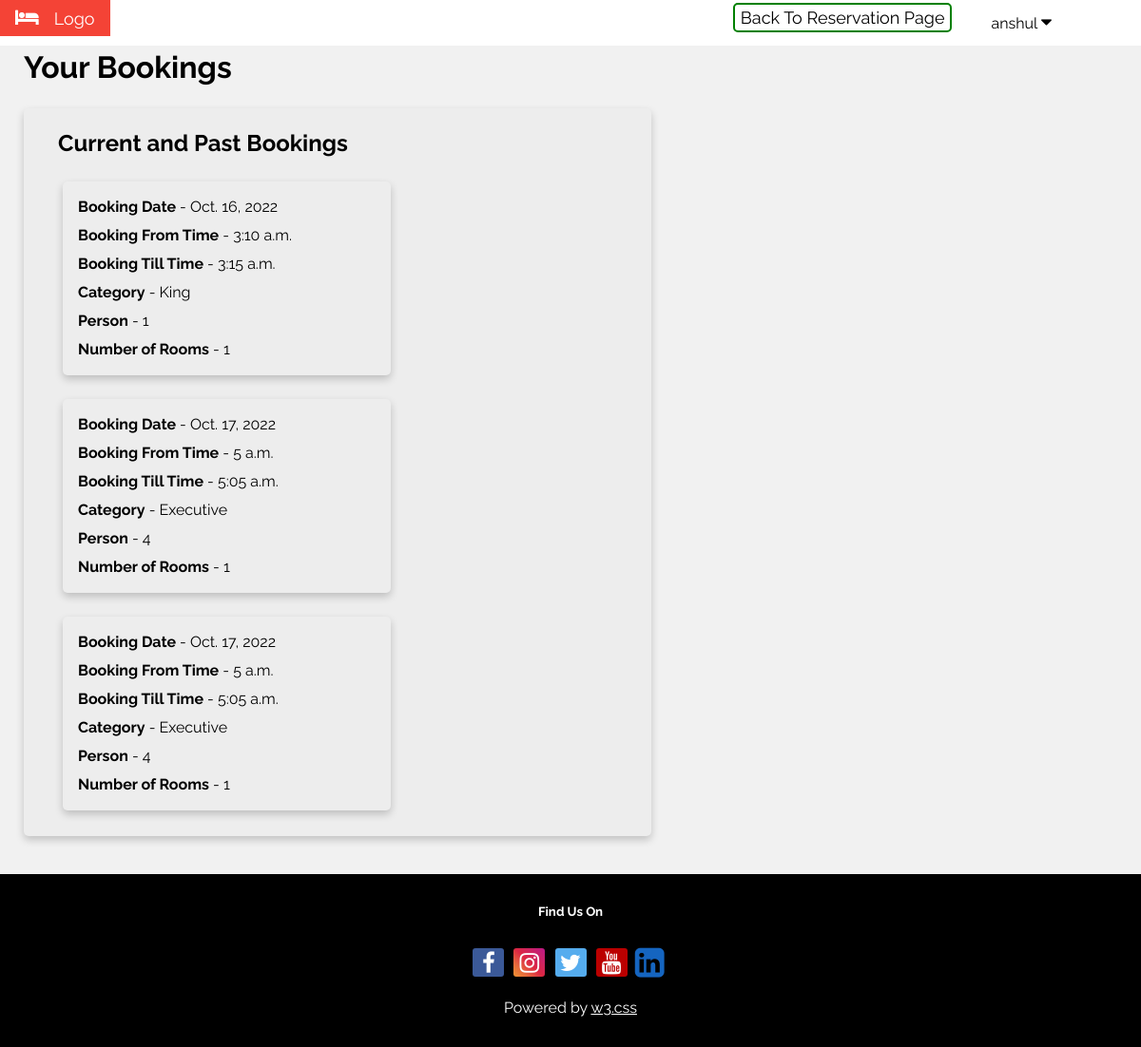
Before: /hotel/all_bookings/ (signed in) with the older database file.
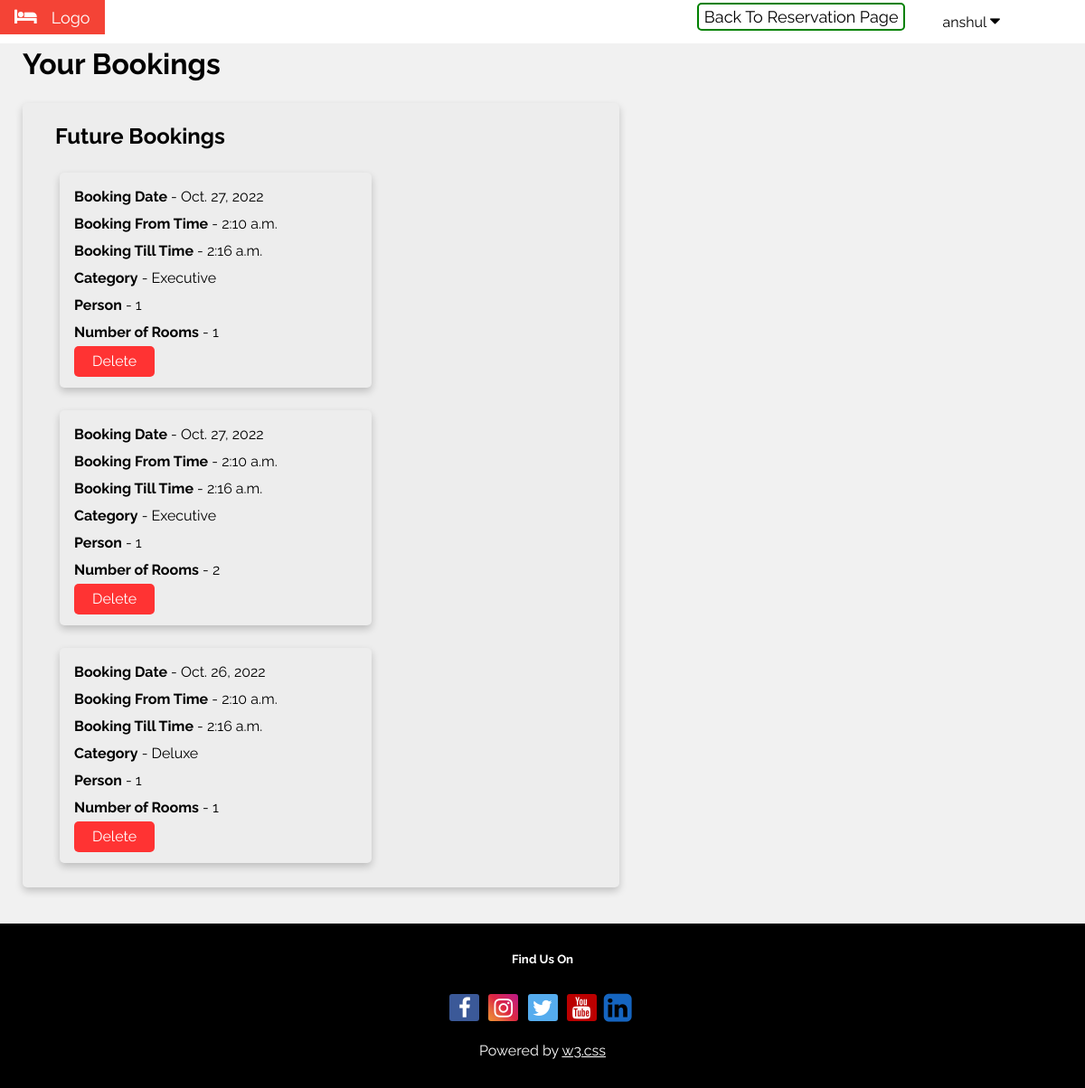
After: the same page with the newer database file.
### hotel/models.py (models this page shows, shortened)
class Booking(models.Model):
    customer_name = models.CharField(max_length=30)
    check_in_date = models.DateField()
    check_in_time = models.TimeField()
    check_out_time = models.TimeField()
    '''room_number =  models.PositiveSmallIntegerField(
        validators=[MaxValueValidator(100), MinValueValidator(1)], unique=True
        )'''
    room_number = models.CharField(validators=[validate_comma_separated_integer_list], max_length=9)
    ROOM_CATEGORIES = (
        ('Regular', 'Regular'),
        ('Executive', 'Executive'),
        ('Deluxe', 'Deluxe'),
        ('King', 'King'),
        ('Queen', 'Queen'),
    )
    category = models.CharField(max_length=9, choices=ROOM_CATEGORIES)
    PERSON = (
        (1, '1'),
        (2, '2'),
        (3, '3'),
        (4, '4'),
    )
    person = models.PositiveSmallIntegerField(choices=PERSON, default=1)
    no_of_rooms = models.PositiveSmallIntegerField(
        validators=[MaxValueValidator(1000), MinValueValidator(1)], default=1
        )

### hotel/views.py (the view)
# urls.py: path('all_bookings/', views.all_bookings, name='all_bookings'),
@login_required(login_url="/hotel/signin/")
def all_bookings(request, pk=None):
    if pk:
        try:
            booking = Booking.objects.get(pk=pk)
            booking.delete()
        except Exception:
            return HttpResponse("This booking no longer exists.")
    future_bookings = Booking.objects.filter(
        customer_name=request.user.username,
        check_in_date__gt=now.date()
    )
    current_and_past_bookings = Booking.objects.filter(
        customer_name=request.user.username,
        check_in_date__lte=now.date()
    )
    context = {
        'future_bookings': future_bookings,
        'current_and_past_bookings': current_and_past_bookings,
        'username': request.user.username
    }
    return render(request, 'all_bookings.html', context)

### hotel/templates/all_bookings.html (shortened to what this page needs)
{% load static %}
<!DOCTYPE html>
<html lang="en">
  <head>
    <link rel="stylesheet" href="https://cdnjs.cloudflare.com/ajax/libs/font-awesome/4.7.0/css/font-awesome.min.css">
    <link rel="stylesheet" type="text/css" href="{% static 'hotel/css/base.css' %}">
  </head>
  <body id="body-color">
    <div class="w3-bar w3-white w3-large">
      <div class="w3-bar-item w3-red w3-mobile"><i class="fa fa-bed w3-margin-right"></i>Logo</div>
      <div class="dropdown w3-right ert">
        <button class="dropbtn">{{ username }}
          <i class="fa fa-caret-down"></i>
        </button>
      </div>
      <a href = "{% url 'hotel:book' %}" class="w3-right ert"> Back To Reservation Page </a>
    </div>
    <div id="lef-hea">
      <h1>Your Bookings</h1>
    </div>
    {% if future_bookings or current_and_past_bookings %}
      {% if future_bookings %}
        <div class="card card-width">
          <div class="container3">
            <h2><b> Future Bookings </b></h2>
              {% for future_booking in future_bookings %}
                <div class="card card-width">
                    <div class="container3 inner-card">
                      <b>Booking Date</b> - {{ future_booking.check_in_date }}<br/>
                      <b>Booking From Time</b> - {{ future_booking.check_in_time }}<br/>
                      <b>Booking Till Time</b> - {{ future_booking.check_out_time }}<br/>
                      <b>Category</b> - {{ future_booking.category }}<br/>
                      <b>Person</b> - {{ future_booking.person }}<br/>
                      <b>Number of Rooms</b> - {{ future_booking.no_of_rooms }}<br/>
                      <a href='/hotel/all_bookings/{{future_booking.pk}}' class="submit" style="padding: 2px 20px;"> Delete </a>
                    </div>
                </div>
              {% endfor %}
          </div>
        </div>
      {% endif %}
      {% if current_and_past_bookings %}
        <div class="card card-width">
          <div class="container3">
            <h2><b> Current and Past Bookings </b></h2>
              {% for current_and_past_booking in current_and_past_bookings %}
                <div class="card card-width">
                  <div class="container3 inner-card">
                    <b>Booking Date</b> - {{ current_and_past_booking.check_in_date }}<br/>
                    <b>Booking From Time</b> - {{ current_and_past_booking.check_in_time }}<br/>
                    <b>Booking Till Time</b> - {{ current_and_past_booking.check_out_time }}<br/>
                    <b>Category</b> - {{ current_and_past_booking.category }}<br/>
                    <b>Person</b> - {{ current_and_past_booking.person }}<br/>
                    <b>Number of Rooms</b> - {{ current_and_past_booking.no_of_rooms }}
                  </div>
                </div>
              {% endfor %}
          </div>
        </div>
      {% endif %}
      {% else %}
        <p> No Bookings. </p>
    {% endif %}
    <footer class="w3-padding-32 w3-black w3-center w3-margin-top" id="foott">
      <h5>Find Us On</h5>
      <div class="w3-xlarge w3-padding-16">
        <a href="#" class="fa fa-facebook"></a>
        <a href="#" class="fa fa-instagram"></a>
        <a href="#" class="fa fa-twitter"></a>
        <a href="#" class="fa fa-youtube"></a>
        <a href="#" class="fa fa-linkedin-square"></a>
      </div>
      <p>Powered by <a href="https://www.w3schools.com/w3css/default.asp" target="_blank" class="w3-hover-text-green">w3.css</a></p>
    </footer>
	</body>
</html>

### hotel/static/hotel/css/base.css (style rules this page uses)
a.fa { padding: 3px; border-radius: 3px; font-size: 1em; width: 27px; text-align: center; text-decoration: none; margin: 5px 2px; }
.fa-facebook { background: rgb(59, 89, 152); color: rgb(255, 255, 255); }
.fa-instagram { background: #f09433; background: -moz-linear-gradient(45deg, #f09433 0%, #e6683c 25%, #dc2743 50%, #cc2366 75%, #bc1888 100%); background: -webkit-linear-gradient(45deg, #f09433 0%,#e6683c 25%,#dc2743 50%,#cc2366 75%,#bc1888 100%); background: linear-gradient(45deg, #f09433 0%,#e6683c 25%,#dc2743 50%,#cc2366 75%,#bc1888 100%); filter: progid:DXImageTransform.Microsoft.gradient( startColorstr='#f09433', endColorstr='#bc1888',GradientType=1 ); color: white; }
.fa-linkedin-square { position: relative; top: 4px; left: -5px; color: #1565c0; background-color: rgba(0,0,0,.03); font-size: 1.5em!important; }
.fa-twitter { background: #55ACEE; color: white; }
.fa-youtube { background: #bb0000; color: white; }
body,h1,h2,h3,h4,h5,h6 { font-family: "Raleway", Arial, Helvetica, sans-serif; }
.fa { font-size: 1.2em; }
a.ert:link, a.ert:visited { background-color: white; color: black; border: 2px solid green; padding: 3px 6px; text-align: center; text-decoration: none; display: inline-block; margin: 3px; border-radius: 5px; }
#body-color { background-color:#f1f1f1 !important; }
.submit { border: none; color: white; background: #ff6600; cursor: pointer; border-radius: 5px; text-decoration: none; padding: 10px 20px; display: inline-block; }
.submit:link, .submit:visited { background-color: rgb(255, 51, 51); }
#lef-hea { margin-left: 25px; }
.card { box-shadow: 0 4px 8px 0 rgba(0,0,0,0.2); transition: 0.3s; margin: 25px; border-radius: 5px; background-color: rgb(237, 237, 237); }
.w3-red { color:#fff!important;background-color:#f44336!important }
.w3-mobile { display:block; text-align:center }
.w3-margin-right { margin-right:16px!important }
.w3-padding-32 { padding-top:32px!important;padding-bottom:32px!important }
.w3-black { color:#fff!important;background-color:#000!important }
.w3-center { text-align:center!important }
.w3-xlarge { font-size:24px!important }
.w3-padding-16 { padding-top:16px!important;padding-bottom:16px!important }
.w3-hover-text-green { color: white; }
.w3-right { float:right!important; margin-right: 25px!important; }
.w3-bar { width:100%;overflow:hidden; display:inline-block; }
.w3-white { color:#000!important;background-color:#fff!important }
.w3-large { font-size:18px!important }
.w3-bar-item { padding:8px 16px;float:left;border:none;outline:0;text-align:left;white-space:normal;text-align:center; }
.w3-margin-top { position: relative; left: 0; width: 100%; color: white; }
.dropdown { overflow: hidden; }
.dropdown .dropbtn { font-size: 16px; border: none; outline: none; color: black; padding: 14px 16px; background-color: inherit; font-family: inherit; margin: 0; margin-right: 53px; }

### hotel/templates/all_bookings.html (style rules this page uses)
* { padding: 0; margin: 0; }
.card-width { width: 55%; }
.container3 { padding: 2px 16px; line-height: 30px; }
#foott { margin-top: 40px; }
h2 { margin: 20px; }
.inner-card { padding: 12px 16px; }

Changed rows visible on the page:
removed Booking: check_in_date "Oct. 16, 2022", check_in_time "3:10 a.m.", check_out_time "3:15 a.m.", category "King", person "1", no_of_rooms "1", shown under "Current and Past Bookings"
removed Booking: check_in_date "Oct. 17, 2022", check_in_time "5 a.m.", check_out_time "5:05 a.m.", category "Executive", person "4", no_of_rooms "1", shown under "Current and Past Bookings"
removed Booking: check_in_date "Oct. 17, 2022", check_in_time "5 a.m.", check_out_time "5:05 a.m.", category "Executive", person "4", no_of_rooms "1", shown under "Current and Past Bookings"
added Booking: check_in_date "Oct. 27, 2022", check_in_time "2:10 a.m.", check_out_time "2:16 a.m.", category "Executive", person "1", no_of_rooms "1", shown under "Future Bookings"
added Booking: check_in_date "Oct. 27, 2022", check_in_time "2:10 a.m.", check_out_time "2:16 a.m.", category "Executive", person "1", no_of_rooms "2", shown under "Future Bookings"
added Booking: check_in_date "Oct. 26, 2022", check_in_time "2:10 a.m.", check_out_time "2:16 a.m.", category "Deluxe", person "1", no_of_rooms "1", shown under "Future Bookings"
Other visible differences:
text no longer shown: "Current and Past Bookings"
text now shown: "Future Bookings"
